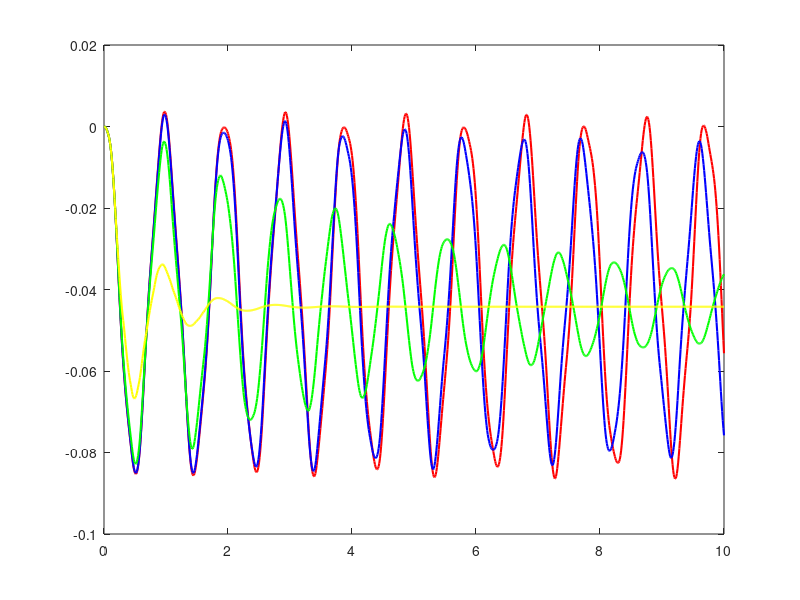

MATLAB code for this plot: (Note: this script raises an error after producing the figure.)
% FEM for Euler–Bernoulli beam with DNC tip law (Hermite C1 + Newmark)
% Produces tip-displacement curves for kappa=0.1 and beta in {1e-3,0.1,1,5}
clear; clc;

% ---- Physical/model parameters (match your simulation chapter) ----
L = 1.0;
alpha2 = 1;         % coefficient in alpha^2 * u_xxxx
fconst = -1;          % distributed load (constant)
y_minus = -0.02;        % obstacle level
kappa = 10;            % obstacle stiffness
betas = [1e-3, 1e-2, 1e-1, 1, 5];  % DNC damping values to loop over
phi = @(t) 0.0;         % left-end displacement
% time integration
T = 10.0;
dx = 0.01;  dt = 0.01;  % as requested
J = round(L/dx);        % number of elements
dx = L/J;               % snap to integer mesh
Nt = round(T/dt);       % number of steps
dt = T/Nt;              % snap to grid
tgrid = linspace(0,T,Nt+1);

% Newmark parameters (average acceleration)
gNM = 1/2; bNM = 1/4;

% ---- Mesh and DOFs ----
nn = J+1;         % nodes
ndof = 2*nn;      % [w_i, theta_i] per node
% left BC: w(0)=phi(t), theta(0)=0  -> eliminate DOFs 1 and 2
fixed = [1,2];    % fixed DOFs
free = setdiff(1:ndof, fixed);
% index of tip displacement DOF and slope DOF
id_tip_w = 2*nn-1; 
id_tip_th = 2*nn;

% ---- Assemble M, K, F (consistent) ----
M = zeros(ndof);  K = zeros(ndof);  F = zeros(ndof,1);
h = dx;
Ke = (alpha2/h^3)*[ 12,   6*h, -12,   6*h;
                     6*h, 4*h^2, -6*h, 2*h^2;
                    -12,  -6*h,  12,  -6*h;
                     6*h, 2*h^2, -6*h, 4*h^2];
Me = (h/420)*[ 156,   22*h,  54,  -13*h;
               22*h,  4*h^2, 13*h, -3*h^2;
               54,    13*h, 156,  -22*h;
              -13*h, -3*h^2, -22*h, 4*h^2];
% consistent element load for f = const
Fe = fconst * [h/2; h^2/12; h/2; -h^2/12];

for e = 1:J
    % element dof map [w_i, th_i, w_{i+1}, th_{i+1}]
    a = 2*e-1; edofs = [a, a+1, a+2, a+3];
    K(edofs,edofs) = K(edofs,edofs) + Ke;
    M(edofs,edofs) = M(edofs,edofs) + Me;
    F(edofs)       = F(edofs)       + Fe;
end

% Apply inhomogeneous w(0)=phi(t) via shifting loads at each step
% Build reduced matrices
Kff = K(free,free);
Mff = M(free,free);
Ff  = F(free);

% Unit vector for tip displacement in reduced system
e_tip_full = zeros(ndof,1); e_tip_full(id_tip_w)=1;
e_tip = e_tip_full(free);

% storage for curves
tip_hist = zeros(numel(betas), Nt+1);

% ---- Time loop for each DNC beta ----
for ib = 1:numel(betas)
    beta_dnc = betas(ib);        % DNC damping
    % init states (full then reduced)
    u  = zeros(ndof,1);  v = zeros(ndof,1);  a = zeros(ndof,1);
    % enforce initial left BC
    u(1) = phi(0); u(2) = 0; % slope = 0
    uf = u(free); vf = v(free); af = a(free);

    % record tip
    tip_hist(ib,1) = u(id_tip_w);

    for n = 1:Nt
        tn   = tgrid(n);
        tnp1 = tgrid(n+1);

        % left Dirichlet at n+1 (only displacement DOF)
        w0_np1 = phi(tnp1);  th0_np1 = 0;

        % build effective RHS from inhomogeneous BC shift:
        % split unknown as (free DOFs) + known fixed values
        % here known values only at DOFs 1 (w0) and 2 (th0)
        uc_known = zeros(ndof,1); uc_known(1)=w0_np1; uc_known(2)=th0_np1;
        % predictor on free DOFs
        u_pred_f = uf + dt*vf + dt^2*(0.5 - bNM)*af;
        v_pred_f = vf + (1 - gNM)*dt*af;

        % ---- Contact iteration (fully implicit law) ----
        % start with contact status from previous tip value
        u_tip_guess = u(id_tip_w);
        % smooth indicator (tiny eta to avoid chattering in algebra)
        eta = 1e-8;
        chi = 0.5*(1 - tanh((u_tip_guess - y_minus)/eta)); % ~1 if u <= y_-
        chi = max(0,min(1,chi));

        maxIter = 4;
        for it = 1:maxIter
            % tangent coefficient induced by boundary law at the tip
            c_tan = chi*( kappa + beta_dnc * gNM/(bNM*dt) );

            % Effective matrix and RHS on free DOFs
            K_eff = Kff + (1/(bNM*dt^2))*Mff + c_tan*(e_tip*e_tip.');
            % body load at n+1
            R = Ff + (1/(bNM*dt^2))*Mff*u_pred_f;

            % add effect of known left BCs at n+1:
            % subtract K(:,fixed)*u_known from RHS
            known_np1 = [w0_np1; th0_np1];
            R = R - K(free,fixed)*known_np1;

            % boundary-force constant part
            u_pred_tip = e_tip.'*u_pred_f + 0;           % tip part from free predictors
            v_pred_tip = e_tip.'*v_pred_f + 0;
            g_const = chi*( kappa*y_minus - beta_dnc*v_pred_tip + beta_dnc*(gNM/(bNM*dt))*u_pred_tip );
            R = R + g_const * e_tip;

            % Solve
            u_np1_f = K_eff \ R;

            % compute new contact status
            u_full_np1 = zeros(ndof,1);
            u_full_np1(free) = u_np1_f; u_full_np1(1)=w0_np1; u_full_np1(2)=th0_np1;
            u_tip_new = u_full_np1(id_tip_w);
            chi_new = 0.5*(1 - tanh((u_tip_new - y_minus)/eta));
            chi_new = max(0,min(1,chi_new));

            if abs(chi_new - chi) < 1e-6, break; else, chi = chi_new; end
        end

        % update accelerations/velocities on free DOFs
        a_np1_f = (u_np1_f - u_pred_f)/(bNM*dt^2);
        v_np1_f = v_pred_f + gNM*dt*a_np1_f;

        % write back full vectors
        u = zeros(ndof,1); v = zeros(ndof,1); a = zeros(ndof,1);
        u(free)=u_np1_f; v(free)=v_np1_f; a(free)=a_np1_f;
        u(1)=w0_np1; u(2)=th0_np1;  % fixed DOFs

        % store tip displacement
        tip_hist(ib,n+1) = u(id_tip_w);

        % shift to next step
        uf = u(free);  vf = v(free);  af = a(free);
    end
end

% ---- Plot: tip displacement vs time for the requested betas ----
figure; hold on; box on;
plot(tgrid, tip_hist(1,:), 'r', 'LineWidth',1.5);
plot(tgrid, tip_hist(2,:), 'b', 'LineWidth',1.5);
plot(tgrid, tip_hist(3,:), 'g', 'LineWidth',1.5);
plot(tgrid, tip_hist(4,:), 'y', 'LineWidth',1.5);
yline(y_minus, '--k'); 
xlabel('time'); ylabel('u(L,t)');
title('Tip displacement, \kappa=0.1, varying \beta (FEM+Newmark+DNC)');
legend('\beta=10^{-2}','\beta=10^{-1}','\beta=1','\beta=5','obstacle','Location','best');
